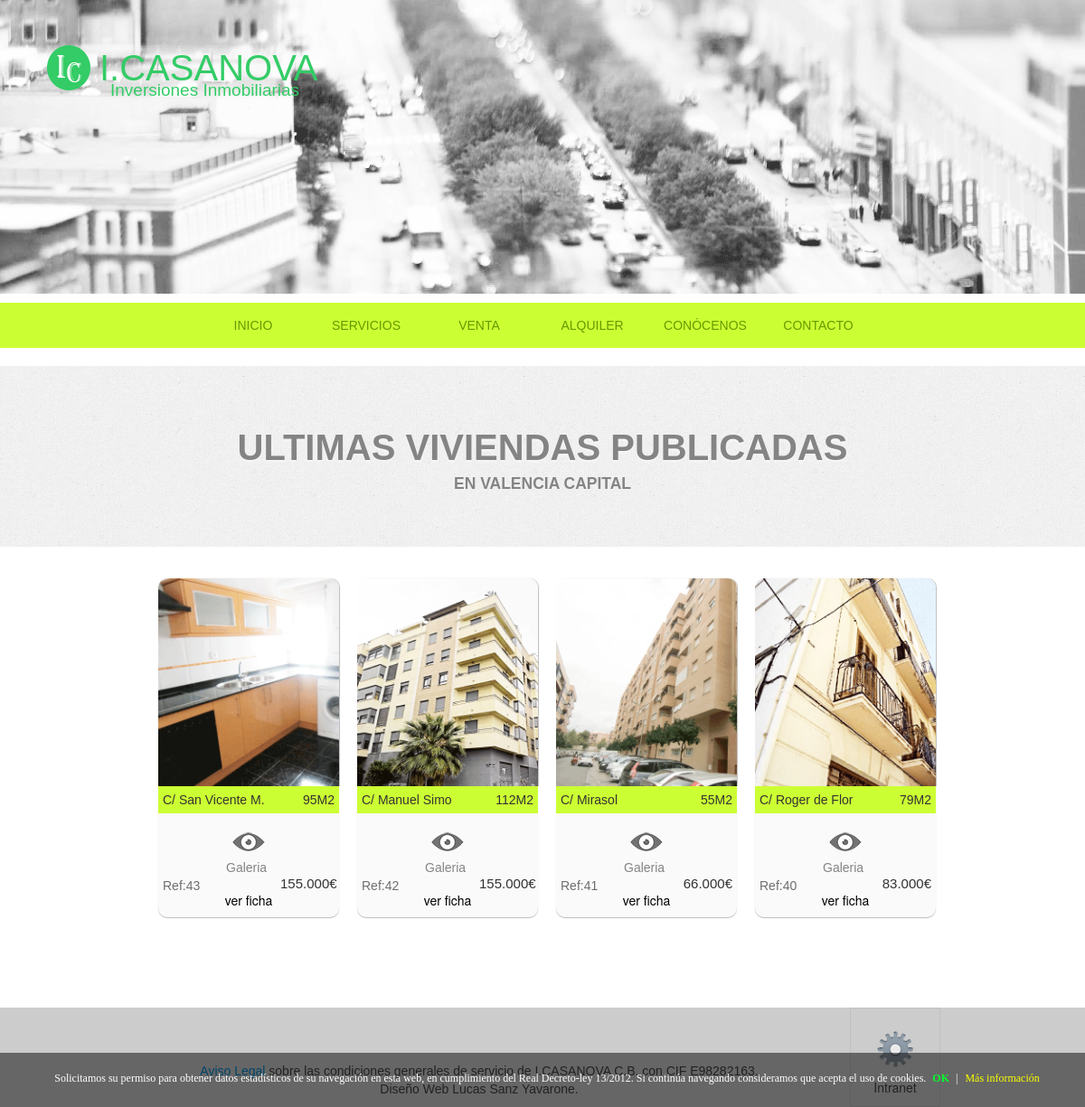
The page / on the database its author committed.
### tables this page shows
CREATE TABLE IF NOT EXISTS `pisos_venta` (
  `id_ref` int(10) unsigned NOT NULL AUTO_INCREMENT,
  `titulo` varchar(200) NOT NULL,
  `descripcion` varchar(250) NOT NULL,
  `foto_ficha` varchar(700) NOT NULL,
  `precio` varchar(11) NOT NULL,
  `img_1` varchar(500) NOT NULL,
  `img_2` varchar(500) NOT NULL,
  `img_3` varchar(500) NOT NULL,
  `img_4` varchar(500) NOT NULL,
  `img_5` varchar(500) NOT NULL,
  `img_6` varchar(500) NOT NULL,
  `img_7` varchar(500) NOT NULL,
  `img_8` varchar(500) NOT NULL,
  `img_9` varchar(500) NOT NULL,
  `img_10` varchar(500) NOT NULL,
  `metros` varchar(20) NOT NULL,
  `localidad` varchar(100) NOT NULL,
  `acceso_minusvalido` varchar(10) NOT NULL,
  `garaje_incluido` varchar(15) NOT NULL,
  `altura` varchar(20) NOT NULL,
  `ascensor` varchar(15) NOT NULL,
  `balcon` varchar(15) NOT NULL,
  `edad_finca` varchar(100) NOT NULL,
  `certificado_energetico` varchar(100) NOT NULL,
  `mapa` varchar(2000) NOT NULL,
  `habitaciones` varchar(20) NOT NULL,
  `terraza` varchar(20) NOT NULL,
  `descripcion_ficha_mini` varchar(165) NOT NULL,
  `extra_1` varchar(100) NOT NULL,
  `extra_2` varchar(100) NOT NULL,
  `extra_3` varchar(100) NOT NULL,
  `extra_4` varchar(100) NOT NULL,
  `extra_5` varchar(100) NOT NULL,
  `extra_6` varchar(100) NOT NULL,
  `extra_7` varchar(100) NOT NULL,
  `extra_8` varchar(100) NOT NULL,
  PRIMARY KEY (`id_ref`)
);

### index.php (the view, shortened to what this page needs)
<?php 		require_once 'header.php';
?>
<!DOCTYPE HTML>
<html>
<head>
		<link rel="stylesheet" href="light/lightbox.css" type="text/css" media="screen" />
</head>
<body style="font-family:arial;">
	<div id="titulo_utlimos_pisos_h3" style="font-weight: bold;">
		<h3 style="text-shadow: 0px 2px 3px rgba(255,255,255,0.5);
						-webkit-background-clip: text;
						-moz-background-clip: text;
						-ms-background-clip: text;font-size:40px;margin: 20px auto 0px auto;">
						ULTIMAS VIVIENDAS PUBLICADAS</h3>
						<h4>EN VALENCIA CAPITAL</h4>
	</div>
<div class="Container_index">
	<div class="ultimospublicados">
		<table class="ultimospublicados_tabla">
		<th>
<?php
include 'conexion.php';
$sSQL = "SELECT titulo,descripcion,foto_ficha,img_1,img_2,img_3,img_4,
		img_5,img_6,img_7,img_8,img_9,img_10,id_ref,precio,metros,localidad,habitaciones FROM pisos_venta ORDER BY id_ref DESC LIMIT 0,4;";
		$resultados = mysql_query($sSQL,$conexion)or die(mysql_error());
		while($Array = mysql_fetch_assoc($resultados)){
	echo '	<td class="divResultmini">
				 <div id="imgpisomini" style="background-image: url(' . $Array['foto_ficha'] . ')"></div>
				<div class="bajoFotomini">
						<div class="div_titulo_galeriamini">
				   		   <div id="tituloPisomini">' . $Array['titulo'] . '</div>
				   		   <div id="metrosmini">' . $Array['metros'] . 'M2</div>
				   		 </div>
				   		  <div  id="imgFloatmini">
							<a href="' . $Array['img_1'] . '" width="640" height="480" title="galeria de fotos" rel="lightbox[roadtrip]">
							<img src="img/ojo_index.png" width="40" height="23" title="galeria de fotos" style="margin:0px auto 0px auto;">
							</a>
							<a href="' . $Array['img_2'] . '" width="640" height="480" rel="lightbox[roadtrip]"></a>
							<a href="' . $Array['img_3'] . '" width="640" height="480" rel="lightbox[roadtrip]"></a>
							<a href="' . $Array['img_4'] . '" width="640" height="480" rel="lightbox[roadtrip]"></a>
							<a href="' . $Array['img_5'] . '" width="640" height="480" rel="lightbox[roadtrip]"></a>
							<a href="' . $Array['img_6'] . '" width="640" height="480" rel="lightbox[roadtrip]"></a>
							<a href="' . $Array['img_7'] . '" width="640" height="480" rel="lightbox[roadtrip]"></a>
							<a href="' . $Array['img_8'] . '" width="640" height="480" rel="lightbox[roadtrip]"></a>
							<a href="' . $Array['img_9'] . '" width="640" height="480" rel="lightbox[roadtrip]"></a>
							<a href="' . $Array['img_10'] . '" width="640" height="480" el="lightbox[roadtrip]"></a>
						</div>
						<p class="texgaleriamini">Galeria</p>
						<div class="precioyreferencia">
						  <div id="Rerefenciamini">Ref:' . $Array['id_ref'] . '
						  </div>
						  <div id="PrecioPisomini">	' . $Array['precio'] . '<span>€</span>
						 </div>
				  		</div>
				   		   <div class="divampliarinfo">'
				?>		<form action="fichas_ultimos_pisos_publi.php" method="post" accept-charset="utf-8">
						<div class="ampliarinfo"><input type="submit"  value="ver ficha" style="background:none;"></div>
						</form>
					<?php
				 echo  	'</div>
							</div>
							</div>
					 	</td>';
		}
?>	</th>
<div id="barraaceptacion" style="display: block;">
    <div class="inner">
        Solicitamos su permiso para obtener datos estadísticos de su navegación en esta web, en cumplimiento del Real
        Decreto-ley 13/2012. Si continúa navegando consideramos que acepta el uso de cookies.
        <a href="javascript:void(0);" class="ok" onclick="PonerCookie();"><b>OK</b></a> |
        <a href="politica_cookie.php" class="info">Más información</a>
    </div>
</div>
<?php require_once 'footer.php' ?>
</body>
</html>

### header.php (shortened to what this page needs)
<!DOCTYPE html>
<html>
<head><link rel="shortcut icon" type="image/ico" href="favicon.ico"/>
</head>
<body>
<body >
<div class="cabecera" style="background-image: url('img/servicios/xxxxxx.png');background-position:center;">
   <div id="h3_cabecera_casanova">
      <div id="logo_cabecera"><img src="img/logo.png" height="50" width="50" alt="">   </div>
      <div id="icasanova">I.CASANOVA</div>
     <div id="abajo_cabecera_casanova">Inversiones Inmobiliarias</div>
  </div>
</div>
  <div class="barrabotones">
    <div class="boxbotones">
       <div class="envuelvebotones">
        <ul >
           <a href="index.php">
            <li id="boton"> INICIO </li></a>
          <a href="servicios.php">
            <li id="boton"> SERVICIOS </li></a>
          <a href="venta.php">
          <li id="boton"> VENTA </li></a>
          <a href="alquileres.php">
            <li id="boton"> ALQUILER </li></a>
          <a href="quienessomos.php">
            <li id="boton">CONÓCENOS </li></a>
          <a href="contacto.php"><li id="boton">
           CONTACTO</li></a>
        </ul>
      </div>
    </div>
  </div>
</body>
</html>

### footer.php (shortened to what this page needs)
	<!DOCTYPE html>
	<html>
	<head>
		<link rel="stylesheet" href="css/estilos.css" type="css/text">
	</head>
<body>
	<div class="footer">
		<div class="Footer_intranet">
				<div class="texto_footer">
			<a href="nota_legal.php">Aviso Legal </a>sobre las condiciones generales de servicio de I.CASANOVA C.B. con CIF E98282163. <br>Diseño Web Lucas Sanz Yavarone.
				</div>
				<a href="accesointranet.php">
				<button style="background:none;position:relative;right:0px;left:auto;"id="boton_intranet">
			<img src="img/boton_intranet.png" alt="">
			Intranet
			</button></a>
		</div>
</div>
</body>
</html>

### css/estilos.css (style rules this page uses)
* { margin:0px; padding:0px; border:0px; }
#barraaceptacion { display:none; position:fixed; left:0px; right:0px; bottom:0px; padding-bottom:20px; width:100%; text-align:center; min-height:40px; background-color: rgba(0, 0, 0, 0.5); color:#fff; z-index:99999; }
.inner { width:100%; position:absolute; padding-left:5px; font-family:verdana; font-size:12px; top:30%; }
.inner a.ok { padding:4px; color:#00ff2e; text-decoration:none; }
.inner a.info { padding-left:5px; text-decoration:none; color:#faff00; }
.cabecera { width:100%; height:325px; background-color: #ccff33; }
#h3_cabecera_casanova { width: 360px; height: 80px; font-family: algerian,arial; color:#33cc66; position: relative; top: 50px; left: 50px; font-size: 50px; float: left; }
#logo_cabecera { width: 50px; height: 50px; position:relative; top:0px; float: left; }
#icasanova { width: 300px; height: 50px; line-height: 50px; font-size: 40px; position: relative; left: 10px; }
#abajo_cabecera_casanova { width: 250px; height: 30px; font-family: arial; color:#33cc66; position: relative; top: -10px; left: 20%; font-size: 19px; }
.footer { width: 100%; height: 110px; background-color: #cccccc; margin-bottom: 0px; margin-top: auto; position: relative; z-index: 5; color:#A4A4A4; text-decoration: none; }
.Footer_intranet { width: 960px; height: 110px; color:white; margin: 0px auto 0px auto; text-decoration: none; }
#boton_intranet { width: 100px; height: 110px; border:1px solid silver; margin:0px 0px 0px auto; text-decoration: none; color:#424242; float: left; }
.texto_footer { width: 820px; height: 40px; margin:0px auto 0px 0px; text-decoration: none; color:#424242; float: left; position: relative; top:60px; text-align: center; }
a { text-decoration:none; }
.barrabotones { width:100%; height: 50px; margin:0px auto 0px auto; position: relative; background-color: #ccff33; }
.boxbotones { width:960px; height:50px; margin:0px auto 0px auto; }
.envuelvebotones { width: 800px; height: 100px; margin: 0px auto 0px auto; }
#boton { width: 100px; height:50px; border-radius: 50px; list-style-type: none; float: left; color:#669900; text-align: center; display: block; margin: 0px auto 0px auto; margin-right: 20px; margin-left: 5px; line-height: 50px; }
.Container_index { width:960px; height:auto; margin: 0px auto 0px auto; }
#titulo_utlimos_pisos_h3 { width:100%; height: 150px; text-align: center; margin: 20px auto 30px auto; color: #848484; font-family:HelveticaLTStd-Light,arial; line-height: 60px; padding-top: 50px; background: #F2F2F2 url('../img/bg3.png') repeat center top; }
.ultimospublicados { width: 960px; height: auto; margin-bottom: 50px; }
.ultimospublicados_tabla { width: auto; height: auto; margin: 0px auto 50px auto; }
#imgFloatmini { margin: 20px auto 0px auto; width: 40px; height: 38px; position: relative; z-index: 5; }
.divResultmini { width: 200px; height: auto; color: #F2F2F2; float: left; margin: 5px 5px 50px 15px; }
#imgpisomini { width:200px; height:230px; border-top-left-radius: 10px; border-top-right-radius: 10px; background-repeat: no-repeat; background-size: cover; box-shadow: 1px 0px 1px #BDBDBD; }
.bajoFotomini { height:145px; border-bottom-left-radius: 10px; border-bottom-right-radius:10px; background-color: #FAFAFA; box-shadow: 0px 1px 1px #BDBDBD; }
.div_titulo_galeriamini { width: 200px; height: 30px; background-color: #ccff33; color:#333333; }
#tituloPisomini { width: 135px; height: 30px; float: left; line-height: 30px; margin-left: 5px; }
#metrosmini { width: 55px; height: 30px; float: left; margin-right: 5px; line-height: 30px; text-align: right; }
.ampliarinfo { padding: 5px; margin: 0px auto 0px auto; position: relative; top: -52px; z-index: 6; text-align: center; }
#PrecioPisomini { width: 60px; height: 20px; height: 18px; font-size: 15px; margin-right: 0px; margin-left: auto; text-align: right; float: left; color:#333333; position: relative; left: 100px; }
#Rerefenciamini { width: 30px; height: 24px; color: #6E6E6E; padding-left: 5px; font-size: 14px; font-weight: normal; margin-left: 0px; margin-right: auto; float: left; line-height: 24px; }
.texgaleriamini { width: 50px; height: 18px; color:#848484; text-decoration: none; margin: 0px auto 0px auto; }
#imgFloatmini { margin: 20px auto 0px auto; width: 40px; height: 30px; position: relative; z-index: 5; }

### rows shown on the page
pisos_venta: foto_ficha (picture), titulo "C/ San Vicente M.", metros "95", id_ref "43", precio "155.000"
pisos_venta: foto_ficha (picture), titulo "C/ Manuel Simo", metros "112", id_ref "42", precio "155.000"
pisos_venta: foto_ficha (picture), titulo "C/ Mirasol", metros "55", id_ref "41", precio "66.000"
pisos_venta: foto_ficha (picture), titulo "C/ Roger de Flor", metros "79", id_ref "40", precio "83.000"
